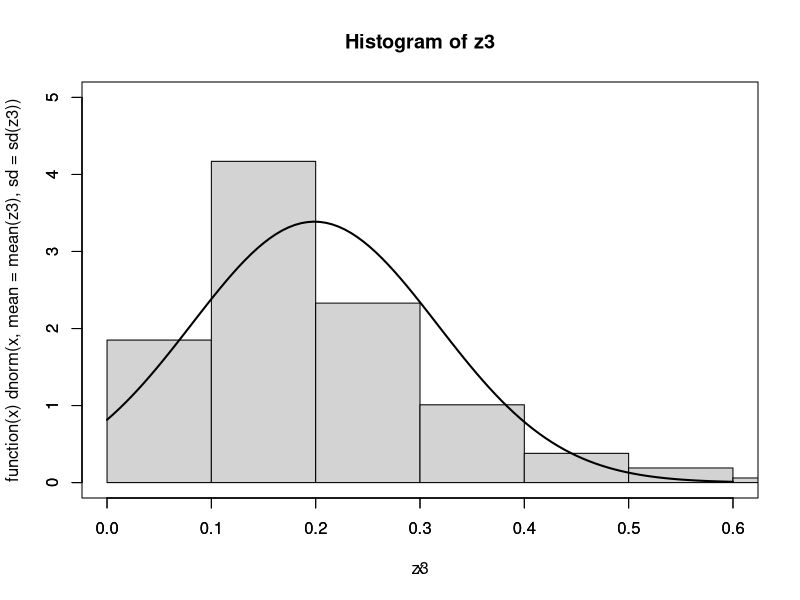

Here is the R script that generated this plot:
# 8-1
x <- rexp(1000*3, rate=5)
xm3 <- matrix(x, nrow=1000, ncol=3)
z3 <- apply(xm3, 1, mean)
hist(z3, xlim=c(0, 0.6), ylim=c(0, 5), prob=TRUE, ylab="")
par(new=TRUE)
plot(function(x)dnorm(x, mean=mean(z3), sd=sd(z3)), 
     xlim=c(0, 0.6), ylim=c(0, 5), lwd=2)

